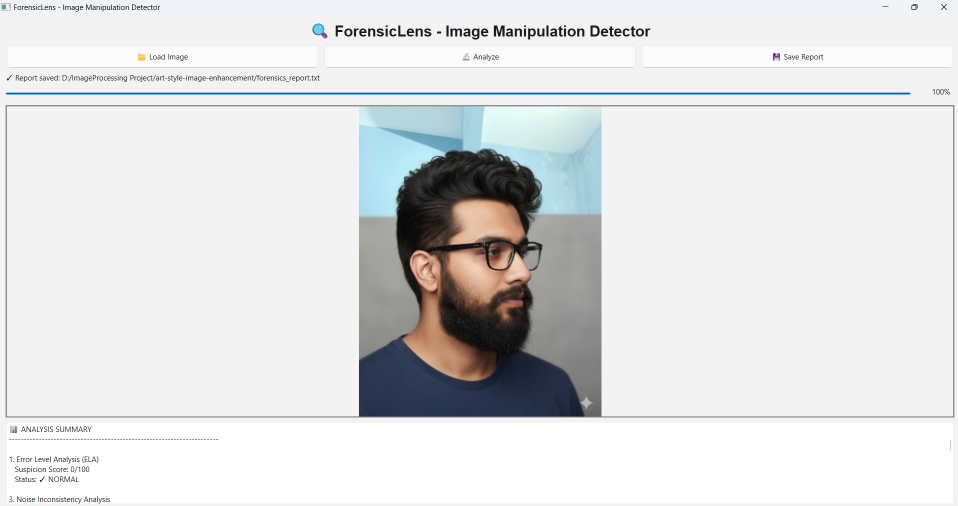
#> input picture images/project.png, 1916 x 1012 px (shown at 1/2 size)
$ python -i noise_analysis.py   (imports and definitions only)   (older library calls are emulated)
#> lines starting #> are read from the running program, lines starting #| are printed output that depends on the picture; after the words box and inside, x2 and y2 are one past the last pixel; in counts of white or black regions, pixels touching at a corner belong together
"""
Noise Analysis Module

Technique:
- Analyze noise patterns across image regions
- Detect inconsistent noise (sign of splicing)

Image Processing Topics Covered:
✓ Gaussian Noise Detection
✓ Poisson Noise Detection
✓ Region Descriptors
"""

import cv2
import numpy as np


def analyze_noise_inconsistency(image, block_size=64):
    """
    Detect noise inconsistencies across image

    Parameters:
    -----------
    image : numpy.ndarray
        Input image
    block_size : int
        Size of blocks for analysis

    Returns:
    --------
    results : dict
        - noise_map: Noise level map
        - inconsistency_mask: Binary mask of suspicious regions
        - score: Suspicion score (0-100)
    """
#> called with block_size = 64
    # Convert to grayscale
    if len(image.shape) == 3:
        gray = cv2.cvtColor(image, cv2.COLOR_RGB2GRAY)
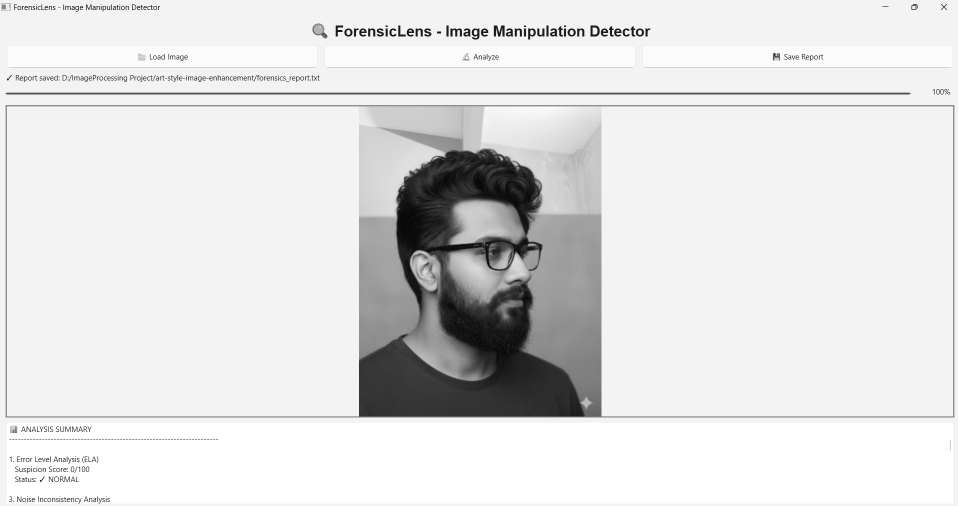
#> gray: shape (1012, 1916) (shown at 1/2 size); min 0, max 255, mean 224.3
    else:
        gray = image

    h, w = gray.shape
#> h = 1012; w = 1916
    h_blocks = h // block_size
#> h_blocks = 15
    w_blocks = w // block_size
#> w_blocks = 29

    # Calculate noise for each block
    noise_map = np.zeros((h_blocks, w_blocks))

    for i in range(h_blocks):
        for j in range(w_blocks):
            block = gray[i*block_size:(i+1)*block_size,
                        j*block_size:(j+1)*block_size]
            noise_map[i, j] = estimate_noise(block)
#> block: shape (64, 64); every value is 255

    # Resize to full image size
    noise_map_full = cv2.resize(noise_map, (w, h), interpolation=cv2.INTER_LINEAR)
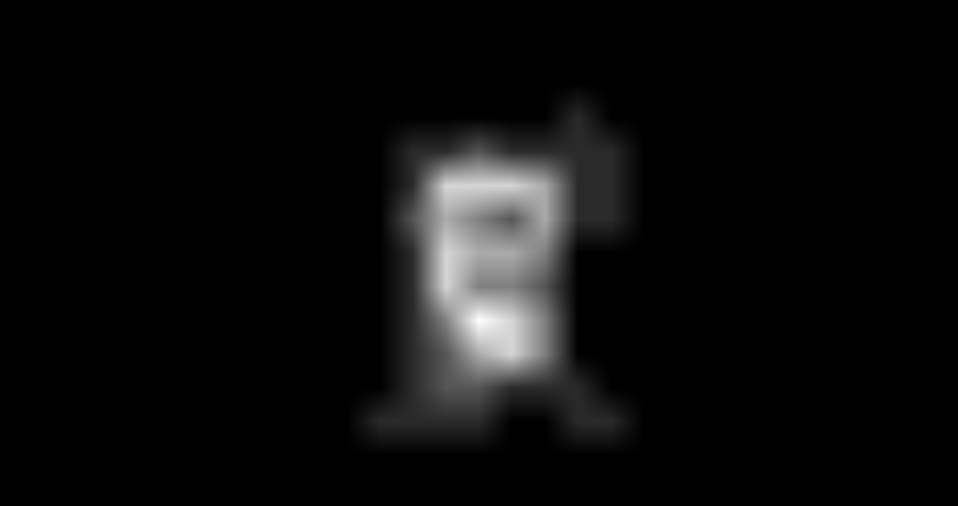
#> noise_map_full: shape (1012, 1916) float64 (shown at 1/2 size); min 0, max 8.86, mean 0.429; drawn with min black and max white

    # Normalize
    noise_map_normalized = ((noise_map_full - np.min(noise_map_full)) /
                           (np.max(noise_map_full) - np.min(noise_map_full) + 1e-8) * 255).astype(np.uint8)

    # Find inconsistent regions
    noise_mean = np.mean(noise_map)
    noise_std = np.std(noise_map)
    threshold = noise_mean + 1.5 * noise_std

    inconsistency_mask = (noise_map_full > threshold).astype(np.uint8) * 255
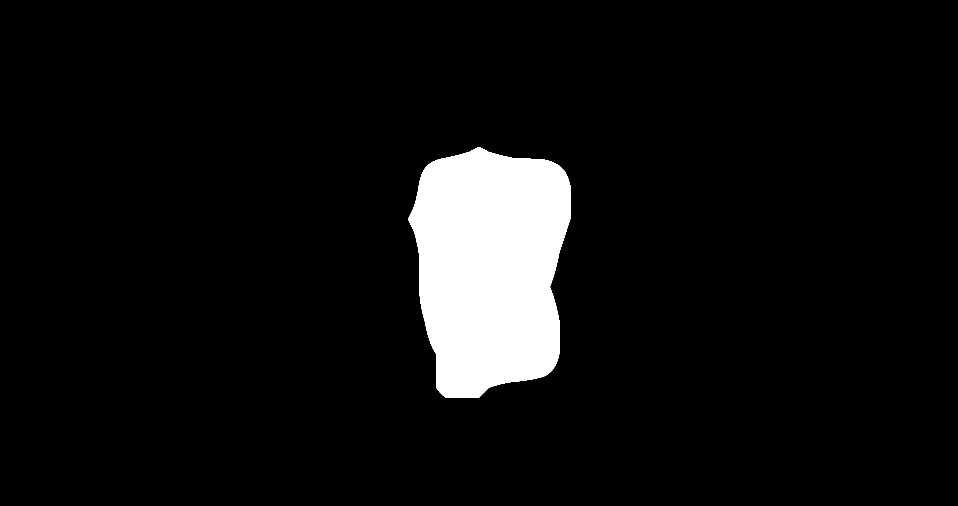
#> inconsistency_mask: shape (1012, 1916) (shown at 1/2 size); 6.6% white; 1 white region, box (x1, y1, x2, y2) and area: (816, 294, 1141, 796) 127577

    # Calculate score
    cv_coefficient = noise_std / (noise_mean + 1e-8)
    score = min(100, int(cv_coefficient * 200))

    return {
        'noise_map': noise_map_normalized,
        'inconsistency_mask': inconsistency_mask,
        'score': score
    }


def estimate_noise(image_block):
    """
    Estimate noise level in image block

    Uses Laplacian method (detects high-frequency noise)

    Parameters:
    -----------
    image_block : numpy.ndarray
        Image block

    Returns:
    --------
    noise_std : float
        Estimated noise standard deviation
    """
    # Apply Laplacian to get high-frequency components
    laplacian = cv2.Laplacian(image_block.astype(float), cv2.CV_64F)

    # Median Absolute Deviation (robust noise estimator)
    mad = np.median(np.abs(laplacian - np.median(laplacian)))

    # Convert to standard deviation
    noise_std = 1.4826 * mad

    return noise_std

>>> import cv2
>>> picture = cv2.cvtColor(cv2.imread('../images/project.png'), cv2.COLOR_BGR2RGB)
>>> result = analyze_noise_inconsistency(picture)
